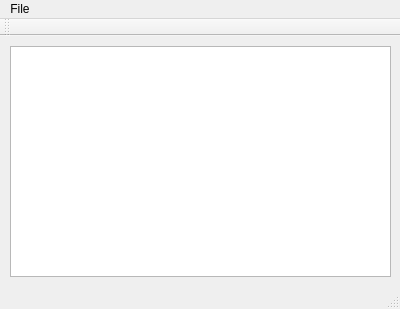
<?xml version="1.0" encoding="UTF-8"?>
<ui version="4.0">
 <class>MainWindow</class>
 <widget class="QMainWindow" name="MainWindow">
  <property name="geometry">
   <rect>
    <x>0</x>
    <y>0</y>
    <width>400</width>
    <height>309</height>
   </rect>
  </property>
  <property name="windowTitle">
   <string>MainWindow</string>
  </property>
  <widget class="QWidget" name="centralWidget">
   <widget class="QTextEdit" name="textEdit">
    <property name="geometry">
     <rect>
      <x>10</x>
      <y>10</y>
      <width>381</width>
      <height>231</height>
     </rect>
    </property>
   </widget>
  </widget>
  <widget class="QMenuBar" name="menuBar">
   <property name="geometry">
    <rect>
     <x>0</x>
     <y>0</y>
     <width>400</width>
     <height>21</height>
    </rect>
   </property>
   <widget class="QMenu" name="menuFile">
    <property name="title">
     <string>File</string>
    </property>
    <addaction name="actionNew"/>
    <addaction name="actionOpen"/>
    <addaction name="actionSave"/>
    <addaction name="actionExit"/>
   </widget>
   <addaction name="menuFile"/>
  </widget>
  <widget class="QToolBar" name="mainToolBar">
   <attribute name="toolBarArea">
    <enum>TopToolBarArea</enum>
   </attribute>
   <attribute name="toolBarBreak">
    <bool>false</bool>
   </attribute>
  </widget>
  <widget class="QStatusBar" name="statusBar"/>
  <action name="actionOpen">
   <property name="text">
    <string>Open</string>
   </property>
   <property name="shortcut">
    <string>Ctrl+O</string>
   </property>
  </action>
  <action name="actionFind">
   <property name="text">
    <string>Find</string>
   </property>
   <property name="shortcut">
    <string>Alt+F</string>
   </property>
  </action>
  <action name="actionExit">
   <property name="text">
    <string>Exit</string>
   </property>
  </action>
  <action name="actionNew">
   <property name="text">
    <string>New</string>
   </property>
   <property name="shortcut">
    <string>Ctrl+N</string>
   </property>
  </action>
  <action name="actionSave">
   <property name="text">
    <string>Save</string>
   </property>
   <property name="shortcut">
    <string>Ctrl+S</string>
   </property>
  </action>
 </widget>
 <layoutdefault spacing="6" margin="11"/>
 <resources/>
 <connections/>
</ui>
